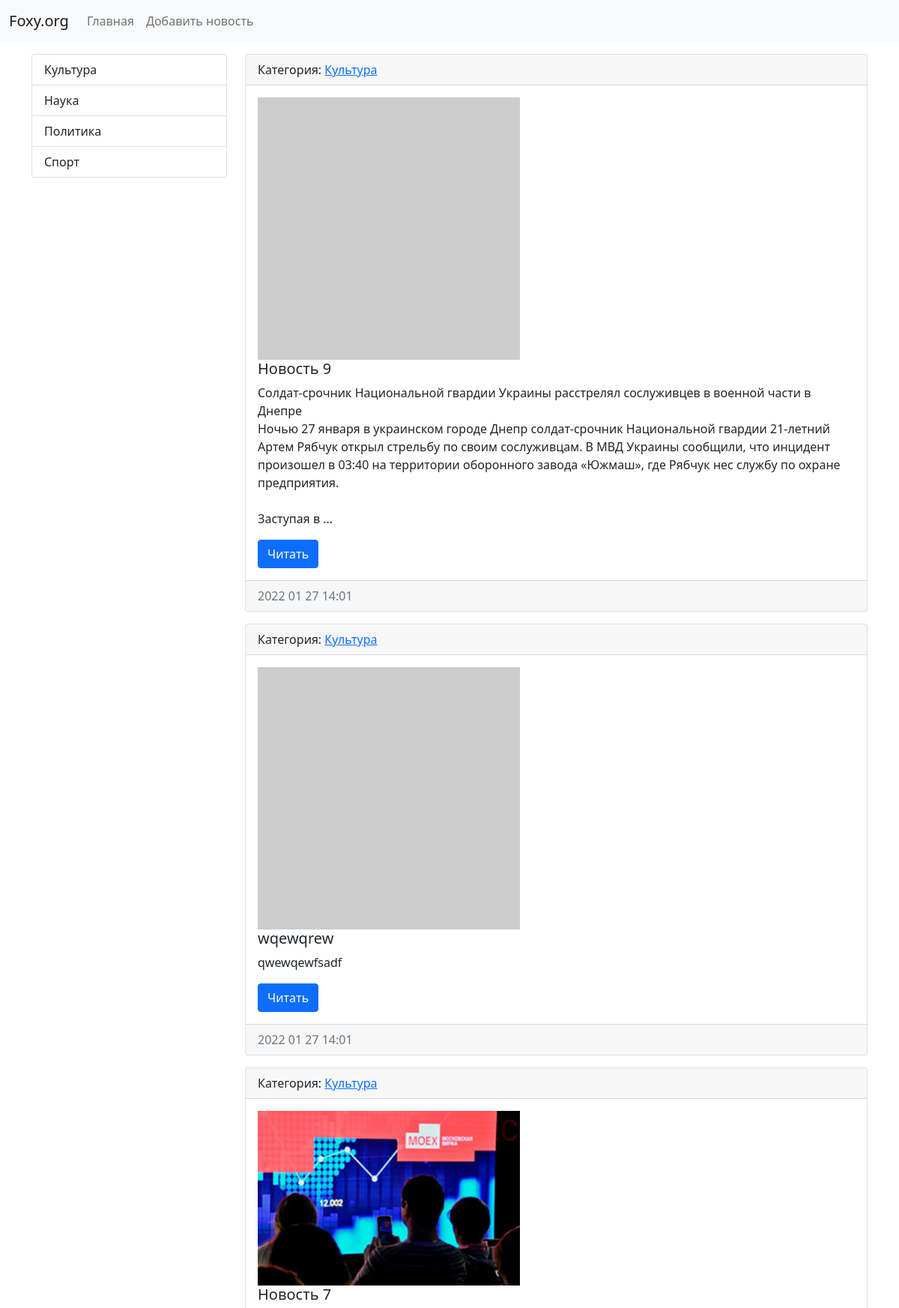
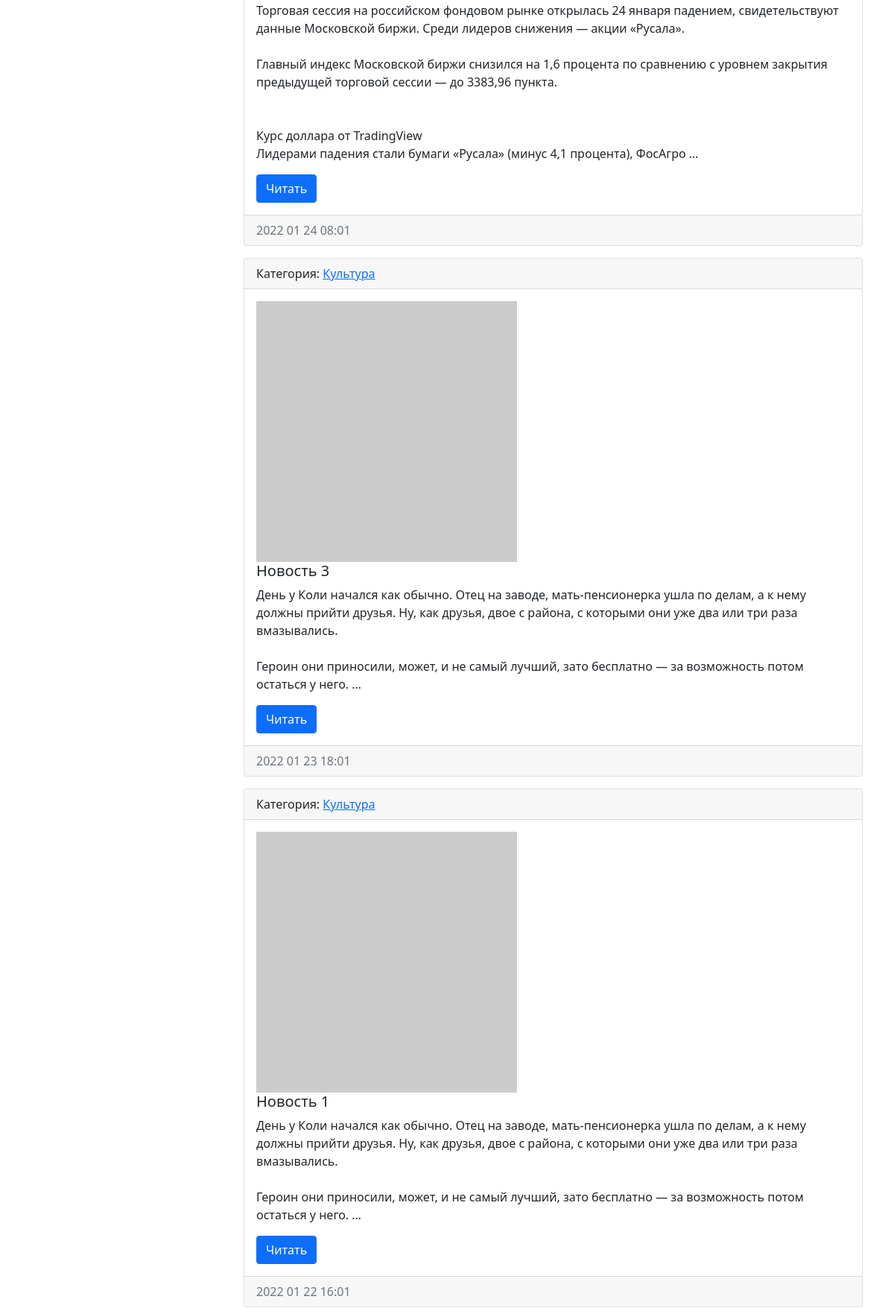
The app's page /category/4/ (upper part) with its own data (2 pictures, top to bottom).
### news/models.py (models this page shows, shortened)
class Category(models.Model):
    title = models.CharField(max_length=150, db_index=True, verbose_name='Наименование категории')
    def get_absolute_url(self):
        return reverse('category', kwargs={'category_id': self.pk})
    def __str__(self):
        return self.title
    class Meta:
        verbose_name = 'Категория'
        verbose_name_plural = 'Категории'
        ordering = ['title']

class News(models.Model):
    title = models.CharField(max_length=150, verbose_name='Заголовок')
    content = models.TextField(blank=True, verbose_name='Текст')
    created_at = models.DateTimeField(auto_now_add=True, verbose_name='Создано')
    updated_at = models.DateTimeField(auto_now=True, verbose_name='Обновлено')
    photo = models.ImageField(upload_to='photos/%Y/%m/%d/', verbose_name='Изображение', blank=True)
    is_published = models.BooleanField(default=True, verbose_name='Опубликовано')
    category = models.ForeignKey('Category', on_delete=models.PROTECT, null=True, verbose_name='Категория')
    views = models.IntegerField(default=0)
    def get_absolute_url(self):
        return reverse('view_news', kwargs={'pk': self.pk})
    class Meta:
        verbose_name = 'Новость'
        verbose_name_plural = 'Новости'
        ordering = ['-created_at']

### news/views.py (the view)
# urls.py: path('category/<int:category_id>/', NewsByCategory.as_view(extra_context={'title': 'Новости по категориям'}),
class NewsByCategory(ListView):
    model = News
    context_object_name = 'news'
    allow_empty = False
    def get_queryset(self):
        return News.objects.filter(category_id=self.kwargs['category_id'], is_published=True)
    def get_context_data(self, *, object_list=None, **kwargs):
        context = super(NewsByCategory, self).get_context_data(**kwargs)
        context['title'] = Category.objects.get(pk=self.kwargs['category_id'])
        return context

### news/templatetags/news_tags.py (called while the page is built)
@register.inclusion_tag('news/list_categories.html')
def show_categories():
    categories = Category.objects.all()
    return {'categories': categories}

### news/templates/news/news_list.html (shortened to what this page needs)
{% extends 'base.html' %}
{% block sidebar %}
{% include 'inc/_sidebar.html' %}
{% endblock %}
{% block content %}
    {% for item in object_list %}
    <div class="card mb-3">
        <div class="card-header">
            Категория: <a href="{{ item.category.get_absolute_url }}">{{ item.category }}</a>
        </div>
        <div class="card-body">
            <div class="media">
                {% if item.photo %}
                <img src="{{ item.photo.url }}" width="350" class="mr-3">
                {% else %}
                <img src="https://picsum.photos/350/">
                {% endif %}
                <div class="media-body">
                    <h5 class="card-title">{{ item.title }}</h5>
                    <p class="card-text">{{ item.content|linebreaksbr|truncatewords:50 }}</p>
                    <a href="{{ item.get_absolute_url }}" class="btn btn-primary">Читать</a>
                </div>
            </div>
        </div>
        <div class="card-footer text-muted">
            {{ item.created_at|date:'Y m d H:m' }}
        </div>
    </div>
    {% endfor %}
{% endblock %}

### news/templates/news/list_categories.html
    <div class="list-group">
        {% for item in categories %}
        <a href="{{ item.get_absolute_url }}" class="list-group-item list-group-item-action">
            {{ item.title }}
        </a>
        {% endfor %}
    </div>

### records on screen
Category: title "Культура"
Category: title "Наука"
Category: title "Политика"
Category: title "Спорт"
News: category "Культура", title "Новость 9", content "Солдат-срочник Национальной гвардии Украины расстрелял сослуживцев в военной части в Днепре Ночью 27 января в украинском городе Днепр солдат-срочник Национальной гвардии 21-летний Артем Рябчук открыл стрельбу по своим сослуживцам. В МВД Украины сообщили, что инцидент произошел в 03:40 на территории оборонного завода «Южмаш», где Рябчук нес службу по охране предприятия. Заступая в …", created_at "2022 01 27 14:01"
News: category "Культура", title "wqewqrew", content "qwewqewfsadf", created_at "2022 01 27 14:01"
News: category "Культура", photo (picture), title "Новость 7", content "Торговая сессия на российском фондовом рынке открылась 24 января падением, свидетельствуют данные Московской биржи. Среди лидеров снижения — акции «Русала». Главный индекс Московской биржи снизился на 1,6 процента по сравнению с уровнем закрытия предыдущей торговой сессии — до 3383,96 пункта. Курс доллара от TradingView Лидерами падения стали бумаги «Русала» (минус 4,1 процента), ФосАгро …", created_at "2022 01 24 08:01"
News: category "Культура", title "Новость 3", content "День у Коли начался как обычно. Отец на заводе, мать-пенсионерка ушла по делам, а к нему должны прийти друзья. Ну, как друзья, двое с района, с которыми они уже два или три раза вмазывались. Героин они приносили, может, и не самый лучший, зато бесплатно — за возможность потом остаться у него. …", created_at "2022 01 23 18:01"
News: category "Культура", title "Новость 1", content "День у Коли начался как обычно. Отец на заводе, мать-пенсионерка ушла по делам, а к нему должны прийти друзья. Ну, как друзья, двое с района, с которыми они уже два или три раза вмазывались. Героин они приносили, может, и не самый лучший, зато бесплатно — за возможность потом остаться у него. …", created_at "2022 01 22 16:01"
